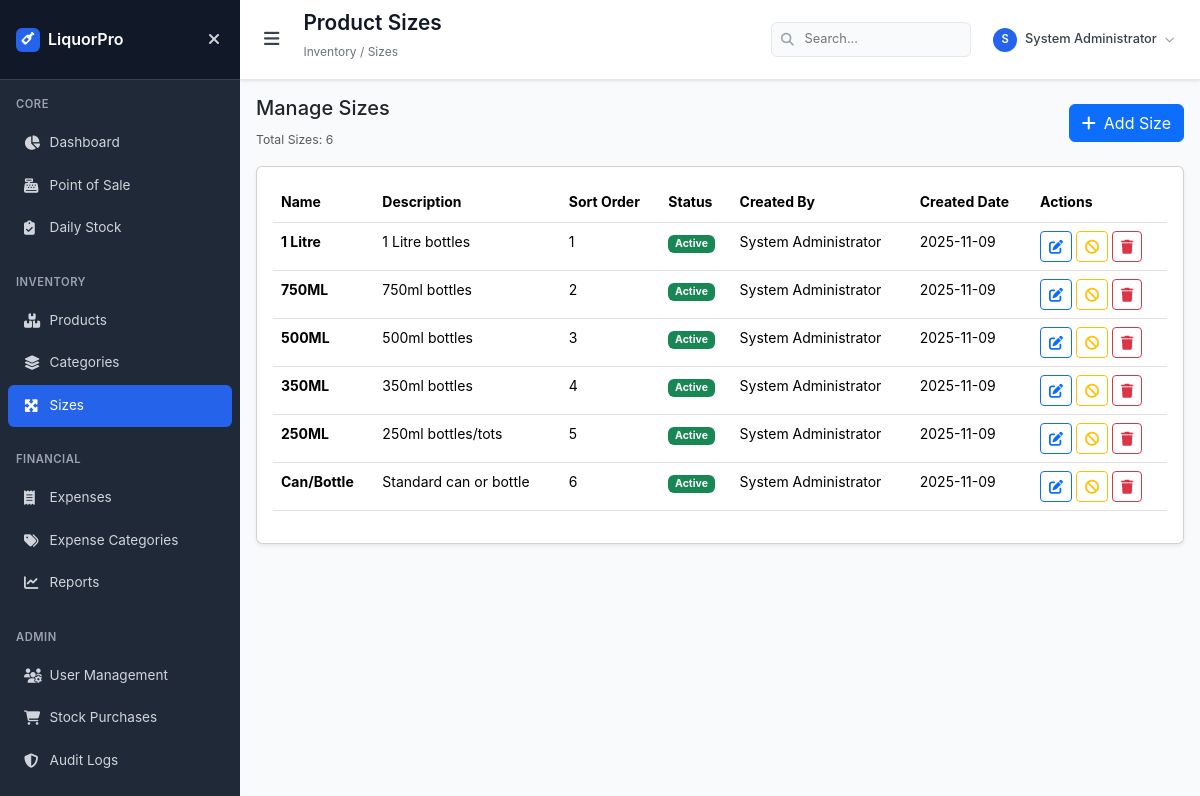
/sizes (signed in), run on an earlier commit of the app's database.
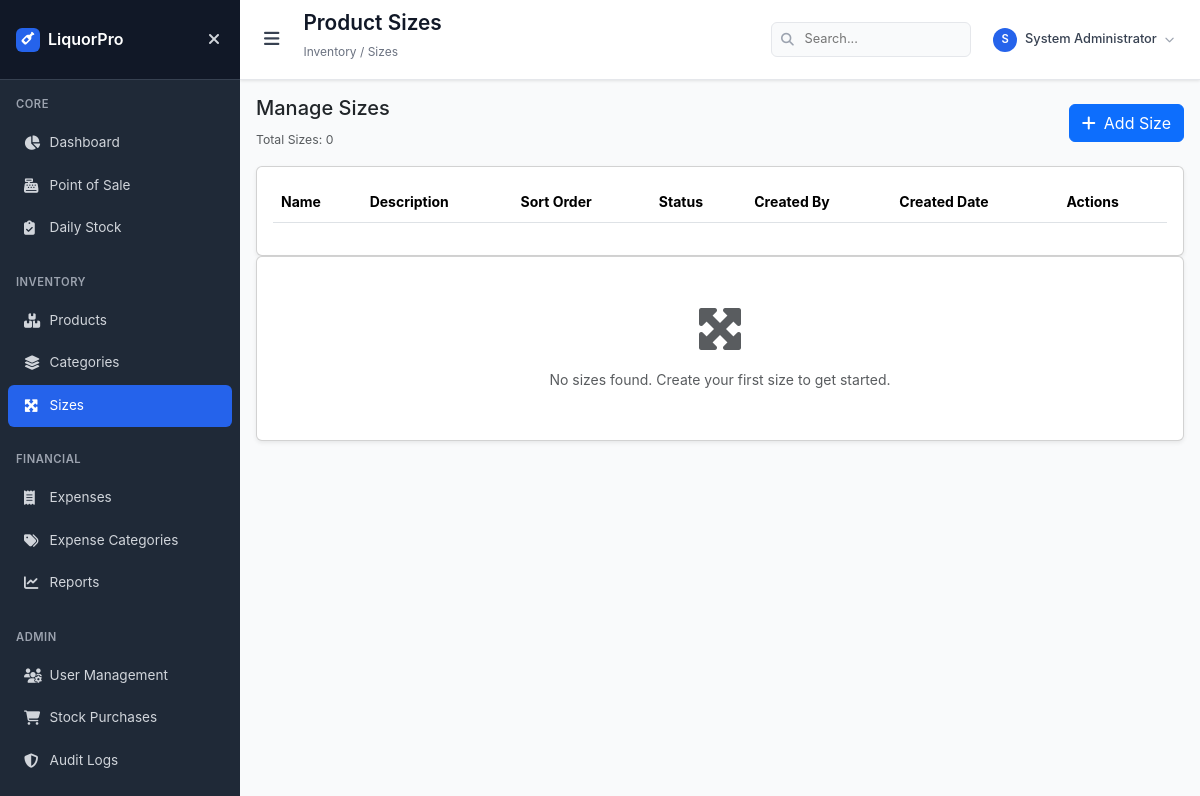
And on a later commit of the database.
### models.py (models this page shows, shortened)
class Size(db.Model):
    id = db.Column(db.Integer, primary_key=True)
    name = db.Column(db.String(20), unique=True, nullable=False, index=True)
    description = db.Column(db.String(100), nullable=True)
    sort_order = db.Column(db.Integer, default=0, index=True)
    is_active = db.Column(db.Boolean, default=True, index=True)
    created_at = db.Column(db.DateTime, default=datetime.utcnow)
    created_by = db.Column(db.Integer, db.ForeignKey('user.id'), nullable=True)
    creator = db.relationship('User', backref=db.backref('created_sizes', lazy=True))

class User(db.Model):
    id = db.Column(db.Integer, primary_key=True)
    username = db.Column(db.String(80), unique=True, nullable=False, index=True)
    email = db.Column(db.String(120), unique=True, nullable=False, index=True)
    password_hash = db.Column(db.String(128), nullable=False)
    full_name = db.Column(db.String(100), nullable=False)
    role = db.Column(db.String(20), nullable=False, default='attendant', index=True)
    is_active = db.Column(db.Boolean, default=True, index=True)
    created_at = db.Column(db.DateTime, default=datetime.utcnow)
    last_login = db.Column(db.DateTime)

### app.py (the view)
@app.route('/sizes')
@admin_required
def sizes():
    sizes = Size.query.order_by(Size.sort_order, Size.name).all()
    return render_template('sizes/sizes.html', sizes=sizes)

### app.py (called while the page is built)
def get_current_user():
    if 'user_id' in session:
        return db.session.get(User, session['user_id'])
    return None

def admin_required(f):
    @wraps(f)
    def decorated_function(*args, **kwargs):
        if 'user_id' not in session:
            flash('Please log in to access this page.', 'warning')
            return redirect(url_for('login'))
        user = db.session.get(User, session['user_id'])
        if not user or user.role not in ['admin', 'manager']:
            flash('Access denied. Admin privileges required.', 'error')
            return redirect(url_for('dashboard'))
        return f(*args, **kwargs)
    return decorated_function

@app.context_processor
def inject_user():
    return dict(current_user=get_current_user())

### templates/sizes/sizes.html (shortened to what this page needs)
{% extends "base.html" %}
{% block page_title %}Product Sizes{% endblock %}
{% block breadcrumb %}Inventory / Sizes{% endblock %}
{% block content %}
<div class="row mb-3">
    <div class="col-12">
        <div class="d-flex justify-content-between align-items-center">
            <div>
                <h5>Manage Sizes</h5>
                <small class="text-muted">Total Sizes: {{ sizes|length }}</small>
            </div>
            <a href="{{ url_for('add_size') }}" class="btn btn-primary">
                <i class="fas fa-plus me-2"></i>Add Size
            </a>
        </div>
    </div>
</div>
<div class="card shadow-sm">
    <div class="card-body">
        <div class="table-responsive">
            <table class="table table-hover">
                <thead>
                    <tr>
                        <th>Name</th>
                        <th>Description</th>
                        <th>Sort Order</th>
                        <th>Status</th>
                        <th>Created By</th>
                        <th>Created Date</th>
                        <th>Actions</th>
                    </tr>
                </thead>
                <tbody>
                    {% for size in sizes %}
                    <tr>
                        <td><strong>{{ size.name }}</strong></td>
                        <td>{{ size.description if size.description else '-' }}</td>
                        <td>{{ size.sort_order }}</td>
                        <td>
                            {% if size.is_active %}
                            <span class="badge bg-success">Active</span>
                            {% else %}
                            <span class="badge bg-secondary">Inactive</span>
                            {% endif %}
                        </td>
                        <td>{{ size.creator.full_name if size.creator else 'System' }}</td>
                        <td>{{ size.created_at.strftime('%Y-%m-%d') if size.created_at else 'N/A' }}</td>
                        <td>
                            <a href="{{ url_for('edit_size', size_id=size.id) }}" class="btn btn-sm btn-outline-primary" title="Edit">
                                <i class="fas fa-edit"></i>
                            </a>
                            <form method="POST" action="{{ url_for('toggle_size_status', size_id=size.id) }}" style="display: inline;">
                                {% if size.is_active %}
                                <button type="submit" class="btn btn-sm btn-outline-warning" title="Deactivate" onclick="return confirm('Deactivate this size?')">
                                    <i class="fas fa-ban"></i>
                                </button>
                                {% else %}
                                <button type="submit" class="btn btn-sm btn-outline-success" title="Activate" onclick="return confirm('Activate this size?')">
                                    <i class="fas fa-check"></i>
                                </button>
                                {% endif %}
                            </form>
                            <form method="POST" action="{{ url_for('delete_size', size_id=size.id) }}" style="display: inline;">
                                <button type="submit" class="btn btn-sm btn-outline-danger" title="Delete" onclick="return confirm('Delete this size? This action cannot be undone!')">
                                    <i class="fas fa-trash"></i>
                                </button>
                            </form>
                        </td>
                    </tr>
                    {% endfor %}
                </tbody>
            </table>
        </div>
    </div>
</div>
{% if not sizes %}
<div class="card shadow-sm">
    <div class="card-body text-center py-5">
        <i class="fas fa-expand-arrows-alt text-muted" style="font-size: 48px;"></i>
        <p class="text-muted mt-3 mb-0">No sizes found. Create your first size to get started.</p>
    </div>
</div>
{% endif %}
{% endblock %}

What changed in the data, as far as the page shows it:
removed Size: name "1 Litre", description "1 Litre bottles", sort_order "1", is_active "Active", creator "System Administrator", created_at "2025-11-09"
removed Size: name "750ML", description "750ml bottles", sort_order "2", is_active "Active", creator "System Administrator", created_at "2025-11-09"
removed Size: name "500ML", description "500ml bottles", sort_order "3", is_active "Active", creator "System Administrator", created_at "2025-11-09"
removed Size: name "350ML", description "350ml bottles", sort_order "4", is_active "Active", creator "System Administrator", created_at "2025-11-09"
removed Size: name "250ML", description "250ml bottles/tots", sort_order "5", is_active "Active", creator "System Administrator", created_at "2025-11-09"
removed Size: name "Can/Bottle", description "Standard can or bottle", sort_order "6", is_active "Active", creator "System Administrator", created_at "2025-11-09"
Also different on the page:
{{ sizes|length }}: "6" → "0"
text now shown: "No sizes found. Create your first size to get started."
